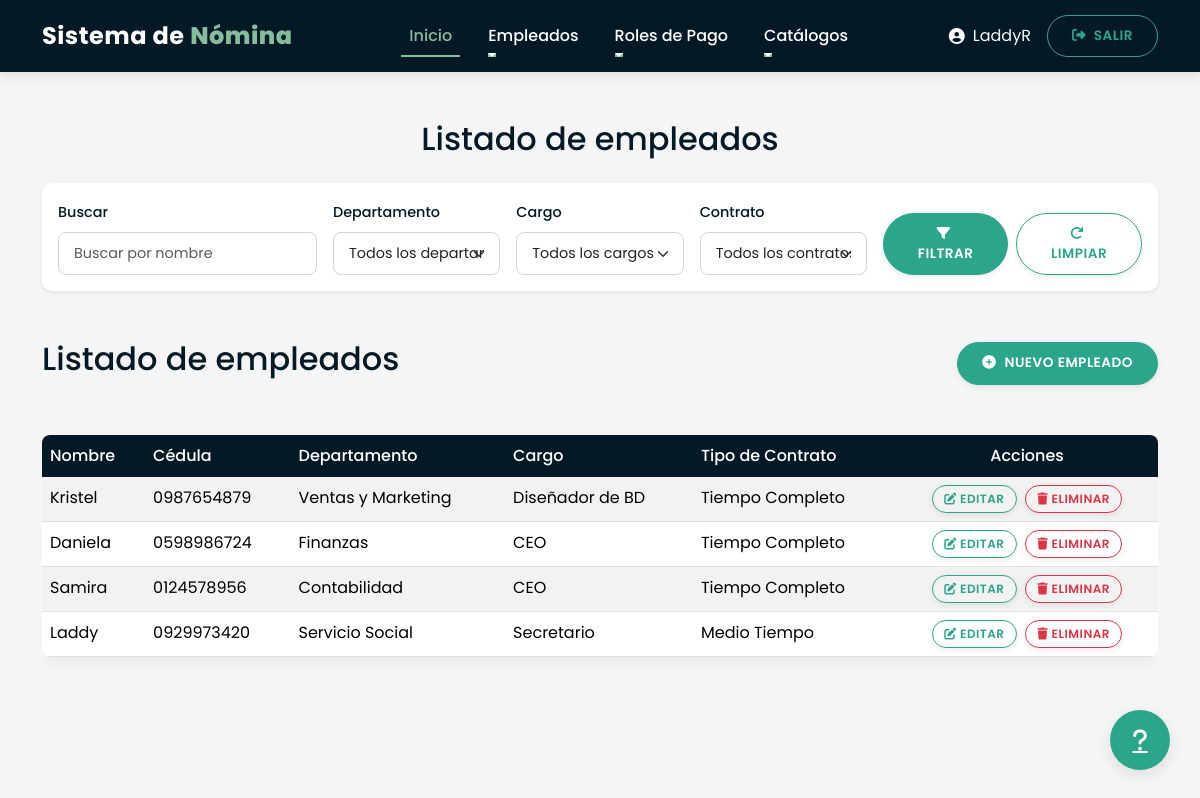
The app's page /listar_empleados/ (signed in) with its own data.
### Nomina/models.py (models this page shows, shortened)
class Empleado(models.Model):
    SEXO_CHOICES = [
        ('M', 'Masculino'),
        ('F', 'Femenino'),
    ]
    nombre = models.CharField(max_length=100)
    cedula = models.CharField(max_length=20, unique=True)
    direccion = models.TextField()
    sexo = models.CharField(max_length=1, choices=SEXO_CHOICES)
    sueldo = models.DecimalField(max_digits=10, decimal_places=2)
    cargo = models.ForeignKey(Cargo, on_delete=models.CASCADE)
    departamento = models.ForeignKey(Departamento, on_delete=models.CASCADE)
    tipo_contrato = models.ForeignKey(TipoContrato, on_delete=models.CASCADE)

class Departamento(models.Model):
    descripcion = models.CharField(max_length=100)

class Cargo(models.Model):
    descripcion = models.CharField(max_length=100)

class TipoContrato(models.Model):
    descripcion = models.CharField(max_length=100)

### Nomina/views.py (the view)
# urls.py: path('listar_empleados/', views.listar_empleados, name='listar_empleados'),
@login_required
def listar_empleados(request):
    query = request.GET.get('q', '')
    depto_id = request.GET.get('departamento', '')
    cargo_id = request.GET.get('cargo', '')
    contrato_id = request.GET.get('contrato', '')
    empleados = Empleado.objects.all()
    if query:
        empleados = empleados.filter(nombre__icontains=query)
    if depto_id:
        empleados = empleados.filter(departamento_id=depto_id)
    if cargo_id:
        empleados = empleados.filter(cargo_id=cargo_id)
    if contrato_id:
        empleados = empleados.filter(tipo_contrato_id=contrato_id)
    paginator = Paginator(empleados, 5)  # 10 empleados por página
    page = request.GET.get('page', 1)
    try:
        empleados_paginados = paginator.page(page)
    except PageNotAnInteger:
        empleados_paginados = paginator.page(1)
    except EmptyPage:
        empleados_paginados = paginator.page(paginator.num_pages)
    departamentos = Departamento.objects.all()
    cargos = Cargo.objects.all()
    tipos_contrato = TipoContrato.objects.all()
    contexto = {
        'empleados': empleados_paginados,  # Cambiado de 'empleados' a 'empleados_paginados'
        'departamentos': departamentos,
        'cargos': cargos,
        'q': query,
        'departamento_seleccionado': depto_id,
        'cargo_seleccionado': cargo_id,
        'tipos_contrato': tipos_contrato,
        'contrato_seleccionado': contrato_id,
        'title': 'Listado de empleados'
    }
    return render(request, 'empleado/list.html', contexto)

### template/empleado/list.html (shortened to what this page needs)
{% extends "home.html" %}
{% block content %}
<section class="py-5">
  <div class="container">
    <div class="row mb-4">
      <div class="col-lg-12">
        <h2 class="text-center mb-4">{{ title }}</h2>
        <div class="card shadow-sm">
          <div class="card-body">
            <form method="get" class="row g-3 align-items-end">
              <div class="col-md-3">
                <label for="searchQuery" class="form-label">Buscar</label>
                <input type="text" class="form-control" id="searchQuery" name="q" placeholder="Buscar por nombre" value="{{ q }}">
              </div>
              <div class="col-md-2">
                <label for="departamentoSelect" class="form-label">Departamento</label>
                <select class="form-select" id="departamentoSelect" name="departamento">
                  <option value="">Todos los departamentos</option>
                </select>
                </div>
              <div class="col-md-2">
                <label for="cargoSelect" class="form-label">Cargo</label>
                <select class="form-select" id="cargoSelect" name="cargo">
                  <option value="">Todos los cargos</option>
                </select>
              </div>
              <div class="col-md-2">
                <label for="contratoSelect" class="form-label">Contrato</label>
                <select class="form-select" id="contratoSelect" name="contrato">
                  <option value="">Todos los contratos</option>
                </select>
              </div>
              <div class="col-md-3">
                <div class="d-flex gap-2">
                  <button type="submit" class="btn btn-primary">
                    <i class="fas fa-filter me-1"></i> Filtrar
                  </button>
                  <a href="{% url 'Nomina:listar_empleados' %}" class="btn btn-outline-primary">
                    <i class="fas fa-redo me-1"></i> Limpiar
                  </a>
                </div>
              </div>
            </form>
          </div>
        </div>
      </div>
    </div>
<div class="row mb-4">
      <div class="col-lg-12">
        <div class="d-flex justify-content-between align-items-center mb-4">
          <h2>{{ title }}</h2>
          <a href="{% url 'Nomina:crear_empleado' %}" class="btn btn-primary">
            <i class="fas fa-plus-circle me-2"></i>Nuevo empleado
          </a>
        </div>
      </div>
    </div>
    <div class="row">
      <div class="col-lg-12">
        {% if empleados %}
        <div class="table-responsive">
          <table class="table table-hover table-striped">
            <thead class="table-light">
              <tr>
                <th>Nombre</th>
                <th>Cédula</th>
                <th>Departamento</th>
                <th>Cargo</th>
                <th>Tipo de Contrato</th>
                <th class="text-center">Acciones</th>
              </tr>
            </thead>
            <tbody>
              {% for e in empleados %}
              <tr>
                <td>{{ e.nombre }}</td>
                <td>{{ e.cedula }}</td>
                <td>{{ e.departamento.descripcion }}</td>
                <td>{{ e.cargo.descripcion }}</td>
                <td>{{ e.tipo_contrato.descripcion }}</td>
                <td class="text-center">
                  <a href="{% url 'Nomina:actualizar_empleado' e.id %}" class="btn btn-sm btn-outline-primary me-1">
                    <i class="fas fa-edit"></i> Editar
                  </a>
                  <a href="{% url 'Nomina:eliminar_empleado' e.id %}" class="btn btn-sm btn-outline-danger">
                    <i class="fas fa-trash"></i> Eliminar
                  </a>
                </td>
              </tr>
              {% endfor %}
            </tbody>
          </table>
        </div>
        {% else %}
        <div class="alert alert-info text-center">
          <i class="fas fa-info-circle me-2"></i> No se encontraron empleados
        </div>
        {% endif %}
      </div>
    </div>
  </div>
</section>
{% endblock %}

### template/home.html (shortened to what this page needs)
{% load static %}
<!DOCTYPE html>
<html lang="es">
<head>
  {% load static %}
  <link href={% static 'css/bootstrap.min.css' %} rel="stylesheet">
  <link href="https://cdnjs.cloudflare.com/ajax/libs/font-awesome/6.4.0/css/all.min.css" rel="stylesheet">
</head>
<body>
  <nav class="navbar navbar-expand-lg navbar-dark sticky-top">
    <div class="container">
      <a class="navbar-brand" href="{% url 'home' %}">Sistema de <span>Nómina</span></a>
      <div class="collapse navbar-collapse" id="navbarNav">
        <ul class="navbar-nav mx-auto">
          {% if user.is_authenticated %}
            <li class="nav-item">
              <a class="nav-link active" href="{% url 'home' %}">Inicio</a>
            </li>
            <li class="nav-item dropdown">
              <a class="nav-link dropdown-toggle" href="#" id="empleadosDropdown" role="button" data-bs-toggle="dropdown">
                Empleados
              </a>
            </li>
            <li class="nav-item dropdown">
              <a class="nav-link dropdown-toggle" href="#" id="rolesDropdown" role="button" data-bs-toggle="dropdown">
                Roles de Pago
              </a>
            </li>
            <li class="nav-item dropdown">
              <a class="nav-link dropdown-toggle" href="#" id="catalogosDropdown" role="button" data-bs-toggle="dropdown">
                Catálogos
              </a>
            </li>
          {% endif %}
        </ul>
        <div class="d-flex align-items-center">
          {% if user.is_authenticated %}
            <div class="me-3 d-flex align-items-center text-light">
              <i class="fas fa-user-circle me-2"></i>
              <span>{{ user.username }}</span>
            </div>
            <a class="btn btn-outline-primary" href="{% url 'Nomina:logout' %}">
              <i class="fas fa-sign-out-alt me-1"></i> Salir
            </a>
          {% else %}
            <a class="btn btn-outline-primary me-2" href="{% url 'Nomina:signin' %}">Iniciar Sesión</a>
            <a class="btn btn-primary" href="{% url 'Nomina:signup' %}">Registrarse</a>
          {% endif %}
        </div>
      </div>
    </div>
  </nav>
  {% block content %}{% endblock content %}
  <a href="#" class="floating-btn" title="Ayuda">
    <i class="fas fa-question"></i>
  </a>
</body>
</html>

### template/home.html (style rules this page uses)
:root { --primary-color: #031926; --secondary-color: #2CA58D; --accent-color: #84BC9C; --light-color: #F5F5F5; --light-accent: #E9ECEF; --text-color: #333; --text-light: #ffffff; --text-muted: #6C757D; --border-radius: 10px; --shadow-sm: 0 2px 6px rgba(0, 0, 0, 0.08); --shadow-md: 0 4px 12px rgba(0, 0, 0, 0.1); --shadow-lg: 0 8px 24px rgba(0, 0, 0, 0.15); --transition: all 0.3s ease; }
body { font-family: 'Poppins', sans-serif; color: var(--text-color); overflow-x: hidden; background-color: var(--light-color); line-height: 1.6; }
.navbar { background-color: var(--primary-color) !important; box-shadow: var(--shadow-md); padding: 12px 0; }
.navbar-brand { font-weight: 700; color: var(--text-light) !important; font-size: 1.5rem; letter-spacing: 0.5px; }
.navbar-brand span { color: var(--accent-color) !important; font-weight: 800; }
.nav-link { font-weight: 500; color: var(--text-light) !important; margin: 0 10px; transition: var(--transition); padding: 8px 0; position: relative; }
.nav-link:after { content: ''; position: absolute; width: 0; height: 2px; background: var(--accent-color); bottom: 0; left: 0; transition: var(--transition); }
.nav-link:hover:after, .nav-link.active:after { width: 100%; }
.nav-link:hover, .nav-link.active { color: var(--accent-color) !important; }
.btn { border-radius: 50px; font-weight: 600; padding: 10px 24px; transition: var(--transition); text-transform: uppercase; letter-spacing: 0.5px; font-size: 0.85rem; box-shadow: var(--shadow-sm); }
.btn-sm { padding: 6px 16px; font-size: 0.75rem; }
.btn-primary { background-color: var(--secondary-color); border-color: var(--secondary-color); }
.btn-outline-primary { border-color: var(--secondary-color); color: var(--secondary-color); }
section.py-5 h2 { color: var(--primary-color); }
.dropdown-toggle::after { margin-left: 0.5em; vertical-align: middle; }
.floating-btn { position: fixed; bottom: 30px; right: 30px; width: 60px; height: 60px; border-radius: 50%; background-color: var(--secondary-color); color: white; display: flex; align-items: center; justify-content: center; font-size: 1.5rem; box-shadow: 0 5px 15px rgba(0, 0, 0, 0.1); z-index: 999; transition: all 0.3s ease; }

### template/empleado/list.html (style rules this page uses)
table.table { border-radius: 8px; overflow: hidden; box-shadow: 0 5px 15px rgba(0, 0, 0, 0.05); }
.table thead th { background-color: var(--primary-color); color: white; font-weight: 500; border-color: var(--primary-color); }
.btn-sm { border-radius: 20px; padding: 0.25rem 0.7rem; }
.btn-outline-danger { border-color: #dc3545; color: #dc3545; }
.card { border-radius: 10px; border: none; margin-bottom: 25px; overflow: hidden; }
.form-control, .form-select { border-radius: 8px; padding: 10px 15px; border: 1px solid #ced4da; font-size: 0.9rem; }
.form-label { font-weight: 500; font-size: 0.9rem; color: var(--primary-color); }

### records on screen
Empleado: nombre "Kristel", cedula "0987654879", departamento.descripcion "Ventas y Marketing", cargo.descripcion "Diseñador de BD", tipo_contrato.descripcion "Tiempo Completo"
Empleado: nombre "Daniela", cedula "0598986724", departamento.descripcion "Finanzas", cargo.descripcion "CEO", tipo_contrato.descripcion "Tiempo Completo"
Empleado: nombre "Samira", cedula "0124578956", departamento.descripcion "Contabilidad", cargo.descripcion "CEO", tipo_contrato.descripcion "Tiempo Completo"
Empleado: nombre "Laddy", cedula "0929973420", departamento.descripcion "Servicio Social", cargo.descripcion "Secretario", tipo_contrato.descripcion "Medio Tiempo"

### other values on screen
{{ user.username }} "LaddyR"
{{ title }} "Listado de empleados"
